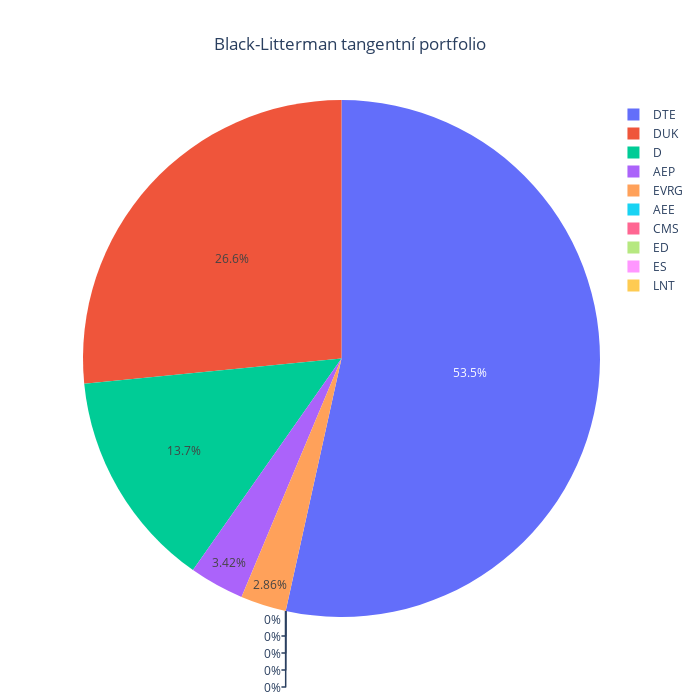

The notebook cell this image was saved under:
### Code cell
weightsBLTangent = blackLittermanAbsoluteViewsMaxSharpe(prices = prices, views = views)
weightsPlot(weightsBLTangent, title = "Black-Litterman tangentní portfolio")

### Figure 1 — Plotly figure (JSON) as saved in the notebook; plotly's stock layout.template omitted (floating-point values rounded to 4 significant figures)
{"data": [{"labels": ["AEE", "AEP", "CMS", "D", "DTE", "DUK", "ED", "ES", "EVRG", "LNT"], "type": "pie", "values": [0, 0.03422, 0, 0.1371, 0.5346, 0.2655, 0, 0, 0.02857, 0]}], "layout": {"height": 700, "title": {"text": "Black-Litterman tangentní portfolio", "x": 0.5}, "width": 700}}
